Frame 1 (no input): blank canvas, image omitted
Frame 60 (no input): blank canvas, image omitted
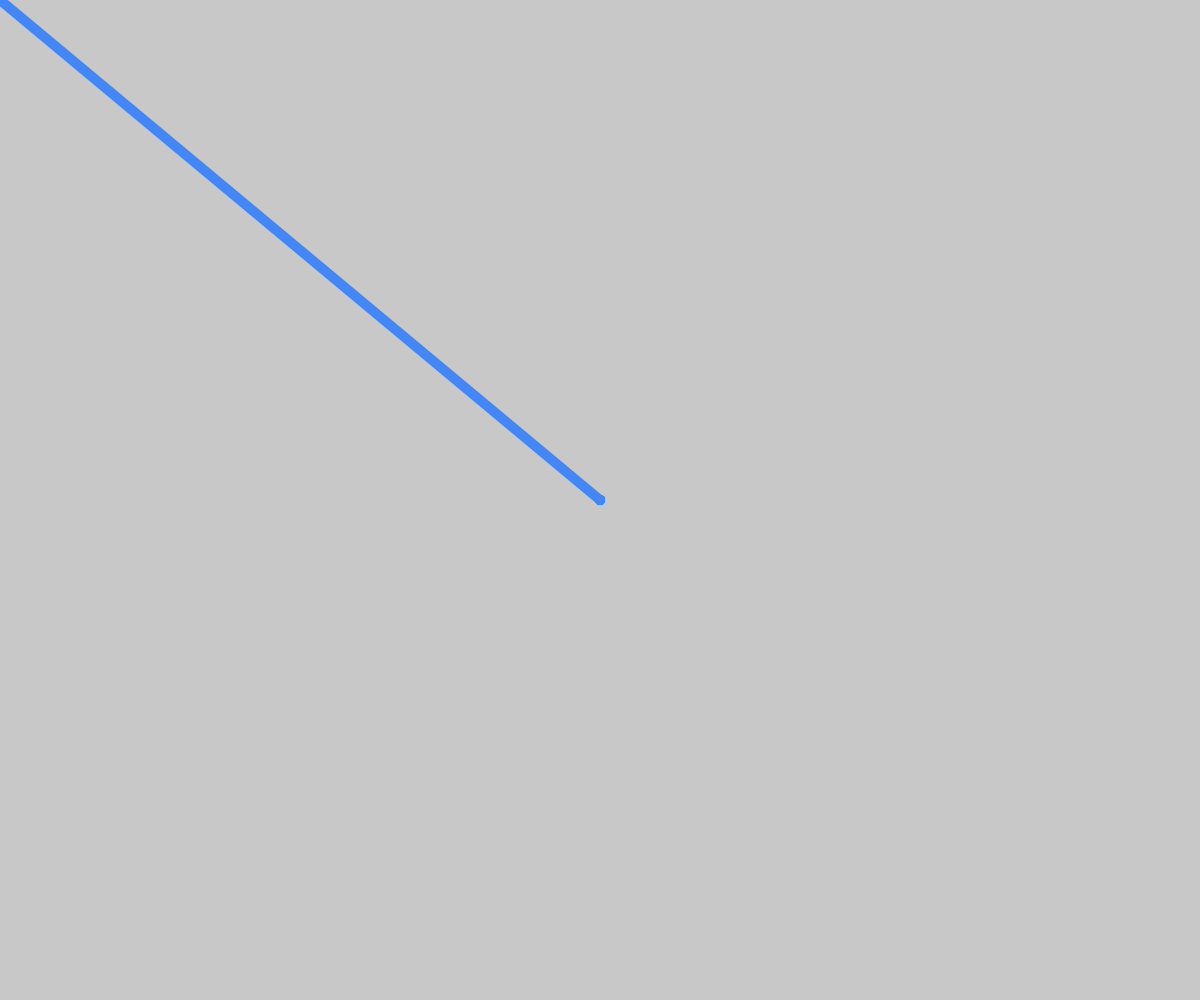
Frame 120 (the mouse pressed at the canvas centre since frame 60)

The p5.js sketch whose frames 1 and 60 were blank and that drew this single picture after the mouse press (run headless with seeded random() and noise() and a simulated clock; from frame 60 on, the mouse is pressed at the canvas centre):

// p5.js sketch
// ── sketch.js
let brushSize = 10;
let brushColor;

function setup() {
  createCanvas(windowWidth, windowHeight);
  brushColor = color(66, 135, 245); // Default brush color is black
  background(200); // Set background to white
}

function draw() {
  // Check if the mouse is pressed
  if (mouseIsPressed) {
    // Set brush color and size
    stroke(brushColor);
    strokeWeight(brushSize);
    // Draw on the canvas
    line(mouseX, mouseY, pmouseX, pmouseY);
  }
}

// Resize canvas when the window size changes
function windowResized() {
  resizeCanvas(windowWidth, windowHeight);
  background(255); // Clear canvas on resize
}
